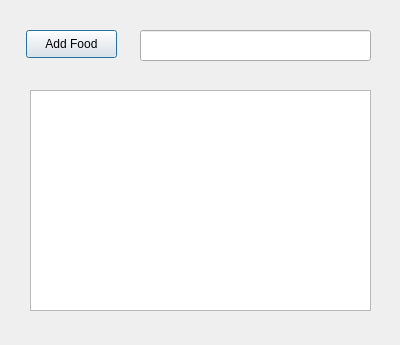
<?xml version="1.0" encoding="UTF-8"?>
<ui version="4.0">
 <class>Dialog</class>
 <widget class="QDialog" name="Dialog">
  <property name="geometry">
   <rect>
    <x>0</x>
    <y>0</y>
    <width>400</width>
    <height>345</height>
   </rect>
  </property>
  <property name="windowTitle">
   <string>Dialog</string>
  </property>
  <widget class="QLineEdit" name="lineEditFood">
   <property name="geometry">
    <rect>
     <x>140</x>
     <y>30</y>
     <width>231</width>
     <height>31</height>
    </rect>
   </property>
  </widget>
  <widget class="QListWidget" name="listWidgetSelectedItems">
   <property name="geometry">
    <rect>
     <x>30</x>
     <y>90</y>
     <width>341</width>
     <height>221</height>
    </rect>
   </property>
  </widget>
  <widget class="QPushButton" name="pushButtonAdd">
   <property name="geometry">
    <rect>
     <x>26</x>
     <y>30</y>
     <width>91</width>
     <height>28</height>
    </rect>
   </property>
   <property name="text">
    <string>Add Food</string>
   </property>
  </widget>
 </widget>
 <resources/>
 <connections/>
</ui>
